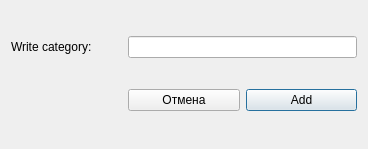
<?xml version="1.0" encoding="UTF-8"?>
<ui version="4.0">
 <class>addCategory</class>
 <widget class="QDialog" name="addCategory">
  <property name="geometry">
   <rect>
    <x>0</x>
    <y>0</y>
    <width>368</width>
    <height>149</height>
   </rect>
  </property>
  <property name="windowTitle">
   <string>Dialog</string>
  </property>
  <layout class="QGridLayout" name="gridLayout">
   <item row="0" column="0">
    <widget class="QLabel" name="label">
     <property name="text">
      <string>Write category:</string>
     </property>
    </widget>
   </item>
   <item row="0" column="1" colspan="2">
    <widget class="QLineEdit" name="lineEdit"/>
   </item>
   <item row="1" column="2">
    <widget class="QPushButton" name="pushButton">
     <property name="text">
      <string>Add</string>
     </property>
    </widget>
   </item>
   <item row="1" column="1">
    <widget class="QPushButton" name="pushButton_2">
     <property name="text">
      <string>Отмена</string>
     </property>
    </widget>
   </item>
  </layout>
 </widget>
 <resources/>
 <connections/>
</ui>
